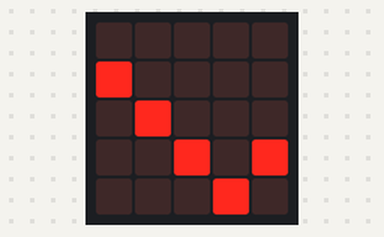
Recording of a program running on a simulated BBC micro:bit (MakeCode). Parts: the board's 5×5 LED display.

Above: at 0.06 s.
At 0.66 s:
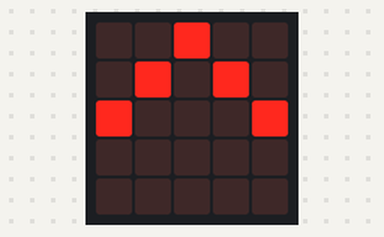
At 1.26 s:
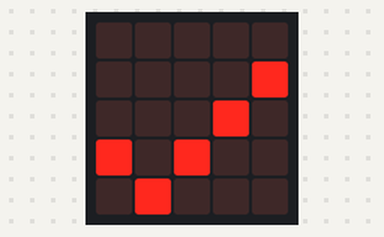

The program:

main.ts
```typescript
function Mouvement () {
    y0 = y1
    y1 = y2
    y2 = y3
    y3 = y4
    y4 += dir
    if (y4 == 4) {
        dir = -1
    }
    if (y4 == 0) {
        dir = 1
    }
}
let y0 = 0
let y1 = 0
let y2 = 0
let y3 = 0
let y4 = 0
let dir = 0
let liste = [0, 1, 2, 3, 4]
dir = -1
y4 = liste.pop()
y3 = liste.pop()
y2 = liste.pop()
y1 = liste.pop()
y0 = liste.pop()
basic.forever(function () {
    led.unplot(0, y0)
    led.unplot(1, y1)
    led.unplot(2, y2)
    led.unplot(3, y3)
    led.unplot(4, y4)
    Mouvement()
    led.plot(0, y0)
    led.plot(1, y1)
    led.plot(2, y2)
    led.plot(3, y3)
    led.plot(4, y4)
    basic.pause(100)
})
```

test.ts
```typescript
// les tests vont ici ; cela ne sera pas compilé si ce paquet est utilisé en tant qu'extension.
```

Measured:
- by itself, everything shown: repeats every 0.96 s, in 8 steps
